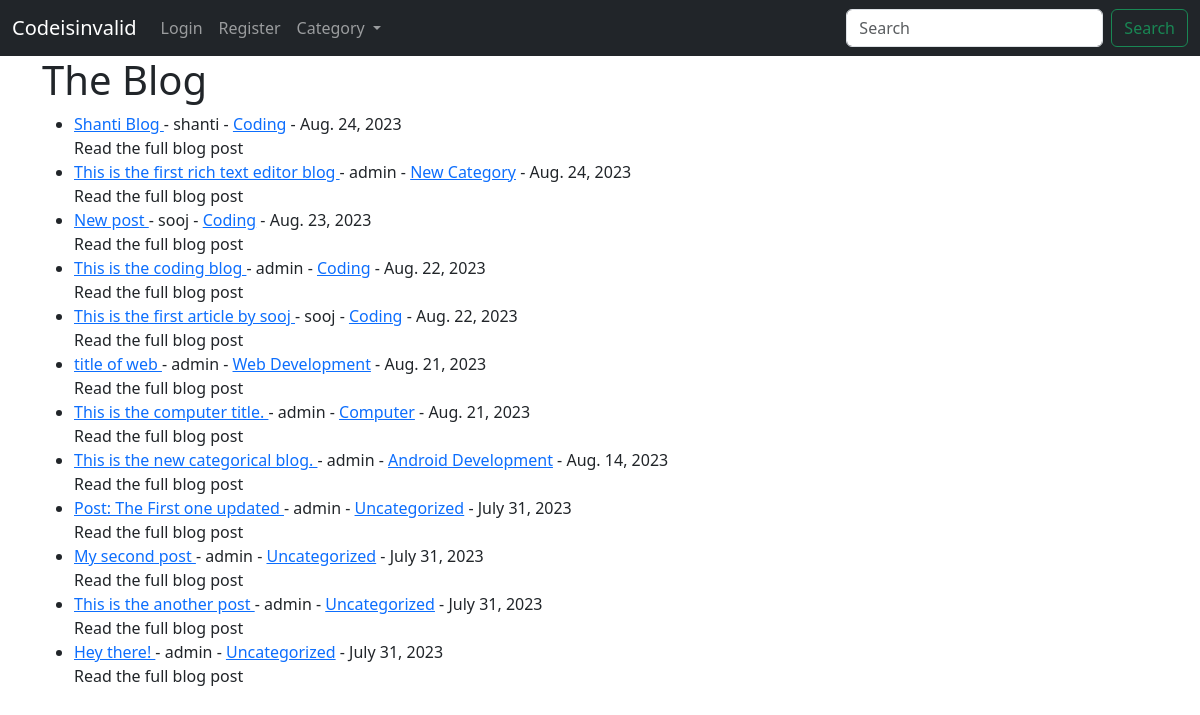
The page / on the database its author committed.
### theblog/models.py (models this page shows, shortened)
class Post(models.Model):
    title = models.CharField(max_length=255)
    title_tag = models.CharField(max_length=255, default="Codeisinvalid-Let's code valid")
    author = models.ForeignKey(User, on_delete=models.CASCADE)
    body = RichTextField(blank=True, null=True)
    post_date = models.DateField(auto_now_add=True)
    category = models.CharField(max_length=50, default='Uncategorized')
    snippet = models.CharField(max_length=200)
    likes = models.ManyToManyField(User, related_name='blog_posts')

### theblog/views.py (the view)
# urls.py: path('', HomeView.as_view(), name="home"),
class HomeView(ListView):
    model = Post
    template_name ='home.html'
    cats = Category.objects.all()
    ordering =['-post_date']
    def get_context_data(self, *args, **kwargs):
        cat_menu = Category.objects.all()
        context = super(HomeView, self).get_context_data(*args, **kwargs)
        context['cat_menu']=cat_menu
        return context

### theblog/models.py (called while the page is built)
    def __str__(self) :
        return self.name

### theblog/templates/home.html (shortened to what this page needs)
{% extends 'base.html' %}
{% block content %}
<h1>The Blog</h1>
<ul>{% for post in object_list %}
    <li><a href="{%url 'article-detail' post.pk %}">{{post.title}} </a> - {{post.author}}
        - <a href="{% url 'category' post.category %}">{{post.category}}</a> - {{post.post_date}}
        <br>
    {{post.snippet}}
</li>
{% endfor %}
</ul>
{% endblock content %}

### theblog/templates/base.html (shortened to what this page needs)
<!doctype html>
<html lang="en">
  <head>
    <link rel="stylesheet" href="https://cdnjs.cloudflare.com/ajax/libs/font-awesome/5.15.3/css/all.min.css">
    <link href="https://cdn.jsdelivr.net/npm/bootstrap@5.3.1/dist/css/bootstrap.min.css" rel="stylesheet">
  </head>
  <body>
    <nav class="navbar navbar-expand-lg  navbar-dark bg-dark">
        <div class="container-fluid">
          <a class="navbar-brand" href="{%url 'home' %}">Codeisinvalid</a>
          <div class="collapse navbar-collapse" id="navbarSupportedContent">
            <ul class="navbar-nav me-auto mb-2 mb-lg-0">
              {% if user.is_authenticated %}
              <li class="nav-item">
                <a class="nav-link active" aria-current="page" href="{%url 'home' %}">Home</a>
              </li>
              <li class="nav-item">
                <a class="nav-link" href="{%url 'add_post'%}">Add blog</a>
              </li>
              <li class="nav-item">
                <a class="nav-link" href="{%url 'add_category'%}">Add Category</a>
              </li>
              <li class="nav-item">
                <a class="nav-link" href="{%url 'logout'%}">Logout</a>
              </li>
              <li class="nav-item">
                <a class="nav-link" href="{%url 'edit_profile'%}">Edit Profile</a>
              </li>
              {% else %}
              <li class="nav-item">
                <a class="nav-link" href="{%url 'login'%}">Login</a>
              </li>
              <li class="nav-item">
                <a class="nav-link" href="{%url 'register'%}">Register</a>
              </li>
              {% endif %}
              {% if cat_menu %}
              <li class="nav-item dropdown">
                <a class="nav-link dropdown-toggle" href="#" role="button" data-bs-toggle="dropdown" aria-expanded="false">
                  Category
                </a>
              </li>
              {% else %}
              <li class="nav-item">
                <a class="nav-link" href="{% url 'category-list' %}">Category</a>
              </li>
              {% endif %}
            </ul>
            <form class="d-flex" role="search">
              <input class="form-control me-2" type="search" placeholder="Search" aria-label="Search">
              <button class="btn btn-outline-success" type="submit">Search</button>
            </form>
          </div>
        </div>
      </nav>
<div class="container">
    {% block content %}
    {% endblock content %}
</div>
  </body>
</html>

### rows shown on the page
Post: title "Shanti Blog", author "shanti", category "Coding", post_date "Aug. 24, 2023", snippet "Read the full blog post"
Post: title "This is the first rich text editor blog", author "admin", category "New Category", post_date "Aug. 24, 2023", snippet "Read the full blog post"
Post: title "New post", author "sooj", category "Coding", post_date "Aug. 23, 2023", snippet "Read the full blog post"
Post: title "This is the coding blog", author "admin", category "Coding", post_date "Aug. 22, 2023", snippet "Read the full blog post"
Post: title "This is the first article by sooj", author "sooj", category "Coding", post_date "Aug. 22, 2023", snippet "Read the full blog post"
Post: title "title of web", author "admin", category "Web Development", post_date "Aug. 21, 2023", snippet "Read the full blog post"
Post: title "This is the computer title.", author "admin", category "Computer", post_date "Aug. 21, 2023", snippet "Read the full blog post"
Post: title "This is the new categorical blog.", author "admin", category "Android Development", post_date "Aug. 14, 2023", snippet "Read the full blog post"
Post: title "Post: The First one updated", author "admin", category "Uncategorized", post_date "July 31, 2023", snippet "Read the full blog post"
Post: title "My second post", author "admin", category "Uncategorized", post_date "July 31, 2023", snippet "Read the full blog post"
Post: title "This is the another post", author "admin", category "Uncategorized", post_date "July 31, 2023", snippet "Read the full blog post"
Post: title "Hey there!", author "admin", category "Uncategorized", post_date "July 31, 2023", snippet "Read the full blog post"
